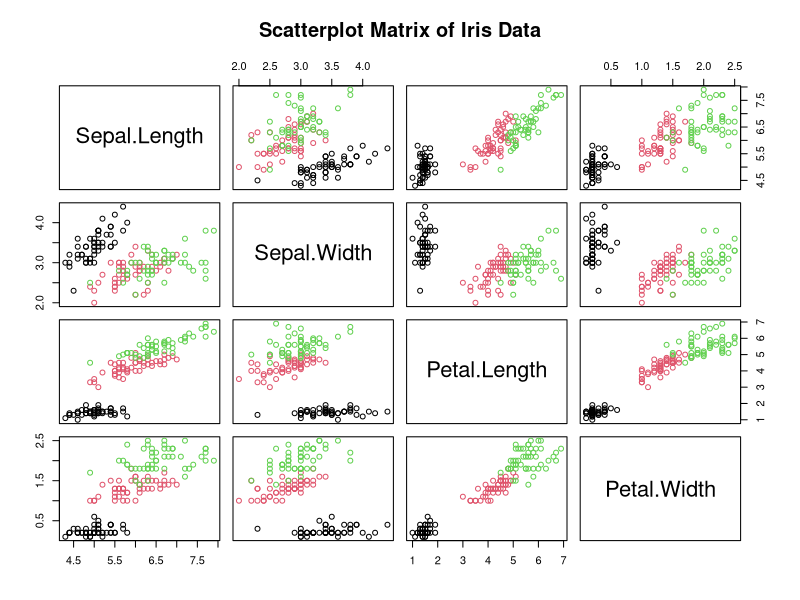

Recreate this plot in R.
#load the dataset
head(iris)
str(iris)
summary(iris)

mean(iris$Sepal.Length)
median(iris$Sepal.Length)

freq_table <- table(iris$Sepal.Length)
names(freq_table)[which.max(freq_table)]

range_val <- range(iris$Sepal.Length)
max(range_val) - min(range_val)

var(iris$Sepal.Length)
sd(iris$Sepal.Length)
IQR(iris$Sepal.Length)
quantile(iris$Sepal.Length , probs=c(0.25,0.75))

install.packages("dplyr")
library(dplyr)

iris %>%
  group_by(Species) %>%
  summarise(
    count= n(),
    mean_sepal_length = mean(Sepal.Length),
    sd_sepal_length = sd(Sepal.Length),
    mean_petal_length = mean(Petal.Length),
    sd_petal_length = sd(Petal.Length)
  )

pairs(iris[,1:4], main = "Scatterplot Matrix of Iris Data", col=iris$Species)
